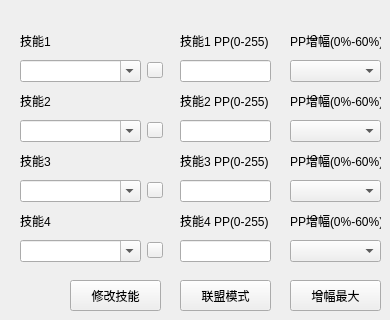
       <widget class="QWidget" name="info_skill">
        <attribute name="title">
         <string>技能</string>
        </attribute>
        <widget class="QLabel" name="label_34">
         <property name="geometry">
          <rect>
           <x>180</x>
           <y>30</y>
           <width>91</width>
           <height>21</height>
          </rect>
         </property>
         <property name="text">
          <string>技能1 PP(0-255)</string>
         </property>
        </widget>
        <widget class="QLineEdit" name="PP1">
         <property name="geometry">
          <rect>
           <x>180</x>
           <y>60</y>
           <width>91</width>
           <height>22</height>
          </rect>
         </property>
        </widget>
        <widget class="QLabel" name="label_35">
         <property name="geometry">
          <rect>
           <x>290</x>
           <y>30</y>
           <width>91</width>
           <height>21</height>
          </rect>
         </property>
         <property name="text">
          <string>PP增幅(0%-60%)</string>
         </property>
        </widget>
        <widget class="QComboBox" name="comboPP1">
         <property name="geometry">
          <rect>
           <x>290</x>
           <y>60</y>
           <width>91</width>
           <height>22</height>
          </rect>
         </property>
        </widget>
        <widget class="QComboBox" name="comboPP2">
         <property name="geometry">
          <rect>
           <x>290</x>
           <y>120</y>
           <width>91</width>
           <height>22</height>
          </rect>
         </property>
        </widget>
        <widget class="QLineEdit" name="PP2">
         <property name="geometry">
          <rect>
           <x>180</x>
           <y>120</y>
           <width>91</width>
           <height>22</height>
          </rect>
         </property>
        </widget>
        <widget class="QLabel" name="label_36">
         <property name="geometry">
          <rect>
           <x>290</x>
           <y>90</y>
           <width>91</width>
           <height>21</height>
          </rect>
         </property>
         <property name="text">
          <string>PP增幅(0%-60%)</string>
         </property>
        </widget>
        <widget class="QLabel" name="label_37">
         <property name="geometry">
          <rect>
           <x>180</x>
           <y>90</y>
           <width>91</width>
           <height>21</height>
          </rect>
         </property>
         <property name="text">
          <string>技能2 PP(0-255)</string>
         </property>
        </widget>
        <widget class="QComboBox" name="comboPP3">
         <property name="geometry">
          <rect>
           <x>290</x>
           <y>180</y>
           <width>91</width>
           <height>22</height>
          </rect>
         </property>
        </widget>
        <widget class="QLabel" name="label_38">
         <property name="geometry">
          <rect>
           <x>180</x>
           <y>150</y>
           <width>91</width>
           <height>21</height>
          </rect>
         </property>
         <property name="text">
          <string>技能3 PP(0-255)</string>
         </property>
        </widget>
        <widget class="QLabel" name="label_39">
         <property name="geometry">
          <rect>
           <x>290</x>
           <y>150</y>
           <width>91</width>
           <height>21</height>
          </rect>
         </property>
         <property name="text">
          <string>PP增幅(0%-60%)</string>
         </property>
        </widget>
        <widget class="QLineEdit" name="PP3">
         <property name="geometry">
          <rect>
           <x>180</x>
           <y>180</y>
           <width>91</width>
           <height>22</height>
          </rect>
         </property>
        </widget>
        <widget class="QComboBox" name="comboPP4">
         <property name="geometry">
          <rect>
           <x>290</x>
           <y>240</y>
           <width>91</width>
           <height>22</height>
          </rect>
         </property>
        </widget>
        <widget class="QLineEdit" name="PP4">
         <property name="geometry">
          <rect>
           <x>180</x>
           <y>240</y>
           <width>91</width>
           <height>22</height>
          </rect>
         </property>
        </widget>
        <widget class="QLabel" name="label_40">
         <property name="geometry">
          <rect>
           <x>180</x>
           <y>210</y>
           <width>91</width>
           <height>21</height>
          </rect>
         </property>
         <property name="text">
          <string>技能4 PP(0-255)</string>
         </property>
        </widget>
        <widget class="QLabel" name="label_41">
         <property name="geometry">
          <rect>
           <x>290</x>
           <y>210</y>
           <width>91</width>
           <height>21</height>
          </rect>
         </property>
         <property name="text">
          <string>PP增幅(0%-60%)</string>
         </property>
        </widget>
        <widget class="QPushButton" name="MaxPointUp">
         <property name="geometry">
          <rect>
           <x>290</x>
           <y>280</y>
           <width>91</width>
           <height>31</height>
          </rect>
         </property>
         <property name="text">
          <string>增幅最大</string>
         </property>
        </widget>
        <widget class="QComboBox" name="skill4">
         <property name="geometry">
          <rect>
           <x>20</x>
           <y>240</y>
           <width>121</width>
           <height>22</height>
          </rect>
         </property>
         <property name="editable">
          <bool>true</bool>
         </property>
         <property name="maxVisibleItems">
          <number>18</number>
         </property>
        </widget>
        <widget class="QLabel" name="label_50">
         <property name="geometry">
          <rect>
           <x>20</x>
           <y>150</y>
           <width>91</width>
           <height>21</height>
          </rect>
         </property>
         <property name="text">
          <string>技能3</string>
         </property>
        </widget>
        <widget class="QComboBox" name="skill1">
         <property name="geometry">
          <rect>
           <x>20</x>
           <y>60</y>
           <width>121</width>
           <height>22</height>
          </rect>
         </property>
         <property name="editable">
          <bool>true</bool>
         </property>
         <property name="maxVisibleItems">
          <number>18</number>
         </property>
        </widget>
        <widget class="QComboBox" name="skill3">
         <property name="geometry">
          <rect>
           <x>20</x>
           <y>180</y>
           <width>121</width>
           <height>22</height>
          </rect>
         </property>
         <property name="editable">
          <bool>true</bool>
         </property>
         <property name="maxVisibleItems">
          <number>18</number>
         </property>
        </widget>
        <widget class="QComboBox" name="skill2">
         <property name="geometry">
          <rect>
           <x>20</x>
           <y>120</y>
           <width>121</width>
           <height>22</height>
          </rect>
         </property>
         <property name="editable">
          <bool>true</bool>
         </property>
         <property name="maxVisibleItems">
          <number>18</number>
         </property>
        </widget>
        <widget class="QLabel" name="label_51">
         <property name="geometry">
          <rect>
           <x>20</x>
           <y>90</y>
           <width>91</width>
           <height>21</height>
          </rect>
         </property>
         <property name="text">
          <string>技能2</string>
         </property>
        </widget>
        <widget class="QLabel" name="label_52">
         <property name="geometry">
          <rect>
           <x>20</x>
           <y>210</y>
           <width>91</width>
           <height>21</height>
          </rect>
         </property>
         <property name="text">
          <string>技能4</string>
         </property>
        </widget>
        <widget class="QLabel" name="label_53">
         <property name="geometry">
          <rect>
           <x>20</x>
           <y>30</y>
           <width>91</width>
           <height>21</height>
          </rect>
         </property>
         <property name="text">
          <string>技能1</string>
         </property>
        </widget>
        <widget class="QPushButton" name="LeagueMode">
         <property name="geometry">
          <rect>
           <x>180</x>
           <y>280</y>
           <width>91</width>
           <height>31</height>
          </rect>
         </property>
         <property name="toolTip">
          <string>&lt;html&gt;&lt;head/&gt;&lt;body&gt;&lt;p&gt;6只精灵PP全为99&lt;/p&gt;&lt;p&gt;放肆浪联盟&lt;/p&gt;&lt;/body&gt;&lt;/html&gt;</string>
         </property>
         <property name="text">
          <string>联盟模式</string>
         </property>
        </widget>
        <widget class="QPushButton" name="changeSkill">
         <property name="geometry">
          <rect>
           <x>70</x>
           <y>280</y>
           <width>91</width>
           <height>31</height>
          </rect>
         </property>
         <property name="text">
          <string>修改技能</string>
         </property>
        </widget>
        <widget class="QPushButton" name="searchSkill1">
         <property name="geometry">
          <rect>
           <x>147</x>
           <y>62</y>
           <width>16</width>
           <height>16</height>
          </rect>
         </property>
         <property name="styleSheet">
          <string notr="true">QPushButton{
border-image:url(:/images/search_default.png)
}
QPushButton:hover{
border-image:url(:/images/search_hover.png)
}
QPushButton:pressed{
border-image:url(:/images/search_pressed.png)
}</string>
         </property>
         <property name="text">
          <string/>
         </property>
        </widget>
        <widget class="QPushButton" name="searchSkill2">
         <property name="geometry">
          <rect>
           <x>147</x>
           <y>122</y>
           <width>16</width>
           <height>16</height>
          </rect>
         </property>
         <property name="styleSheet">
          <string notr="true">QPushButton{
border-image:url(:/images/search_default.png)
}
QPushButton:hover{
border-image:url(:/images/search_hover.png)
}
QPushButton:pressed{
border-image:url(:/images/search_pressed.png)
}</string>
         </property>
         <property name="text">
          <string/>
         </property>
        </widget>
        <widget class="QPushButton" name="searchSkill3">
         <property name="geometry">
          <rect>
           <x>147</x>
           <y>182</y>
           <width>16</width>
           <height>16</height>
          </rect>
         </property>
         <property name="styleSheet">
          <string notr="true">QPushButton{
border-image:url(:/images/search_default.png)
}
QPushButton:hover{
border-image:url(:/images/search_hover.png)
}
QPushButton:pressed{
border-image:url(:/images/search_pressed.png)
}</string>
         </property>
         <property name="text">
          <string/>
         </property>
        </widget>
        <widget class="QPushButton" name="searchSkill4">
         <property name="geometry">
          <rect>
           <x>147</x>
           <y>242</y>
           <width>16</width>
           <height>16</height>
          </rect>
         </property>
         <property name="styleSheet">
          <string notr="true">QPushButton{
border-image:url(:/images/search_default.png)
}
QPushButton:hover{
border-image:url(:/images/search_hover.png)
}
QPushButton:pressed{
border-image:url(:/images/search_pressed.png)
}</string>
         </property>
         <property name="text">
          <string/>
         </property>
        </widget>
       </widget>
